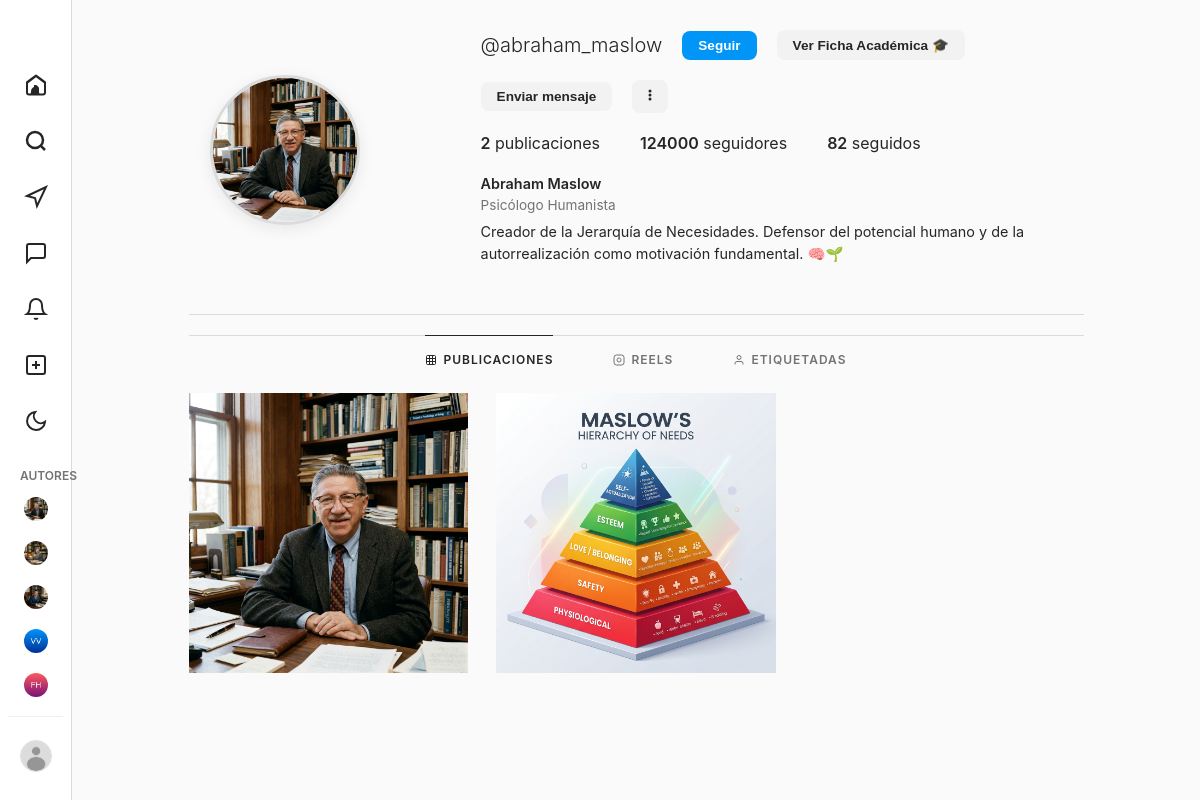
Screenshot of /p/abraham_maslow/ with the database file from the repository.
### authors/models.py (models this page shows, shortened)
class Author(models.Model):
    name = models.CharField(max_length=100)
    username = models.CharField(max_length=50, unique=True)
    profile_picture = models.ImageField(upload_to='profiles/', blank=True, null=True)
    occupation = models.CharField(max_length=100, blank=True)
    bio = models.TextField(blank=True)
    followers_count = models.IntegerField(default=0)
    following_count = models.IntegerField(default=0)
    birth_info = models.CharField(max_length=150, blank=True)
    death_info = models.CharField(max_length=150, blank=True)
    key_theories = models.TextField(blank=True)
    academic_background = models.TextField(blank=True)
    legacy = models.TextField(blank=True)
    nationality = models.CharField(max_length=100, blank=True)
    website = models.CharField(max_length=100, blank=True)

class Post(models.Model):
    author = models.ForeignKey(Author, on_delete=models.CASCADE, related_name='posts')
    image = models.ImageField(upload_to='posts/')
    caption = models.TextField(blank=True)
    created_at = models.DateTimeField(auto_now_add=True)
    likes_count = models.IntegerField(default=0)
    location = models.CharField(max_length=100, blank=True)

### authors/views.py (the view)
# urls.py: path('p/<str:username>/', views.profile_view, name='profile'),
def profile_view(request, username):
    author = get_object_or_404(Author, username=username)
    posts = author.posts.all().order_by('-created_at')
    authors = Author.objects.all()
    context = {
        'author': author,
        'posts': posts,
        'authors': authors,
    }
    return render(request, 'authors/profile.html', context)

### authors/templates/authors/profile.html (shortened to what this page needs)
{% extends 'authors/base.html' %}
{% load static %}
{% block content %}
<div class="profile-wrapper">
    <header class="profile-header">
        <div class="profile-pfp-container">
            <img src="{% if author.profile_picture %}{{ author.profile_picture.url }}{% else %}{% static 'img/default_avatar.png' %}{% endif %}" alt="{{ author.name }}" class="profile-pfp-img">
        </div>
        <div class="profile-info">
            <div class="profile-username-row">
                <h2 class="profile-user-name">@{{ author.username }}</h2>
                <button class="profile-action-btn btn-primary" id="profile-follow-btn" style="background-color: #0095f6; color: #fff;">Seguir</button>
                <button class="profile-action-btn" id="open-academic-btn">Ver Ficha Académica 🎓</button>
                <button class="profile-action-btn">Enviar mensaje</button>
                <button class="profile-action-btn" style="padding: 7px 10px;">
                    <svg viewBox="0 0 24 24" fill="currentColor" style="width: 16px; height: 16px;"><path d="M12 9.75A2.25 2.25 0 1 0 14.25 12 2.25 2.25 0 0 0 12 9.75Zm0-6A2.25 2.25 0 1 0 14.25 6 2.25 2.25 0 0 0 12 3.75Zm0 12A2.25 2.25 0 1 0 14.25 18 2.25 2.25 0 0 0 12 15.75Z"/></svg>
                </button>
            </div>
            <ul class="profile-stats">
                <li class="profile-stat-item"><span class="profile-stat-value">{{ posts.count }}</span> publicaciones</li>
                <li class="profile-stat-item"><span class="profile-stat-value">{{ author.followers_count|stringformat:"d" }}</span> seguidores</li>
                <li class="profile-stat-item"><span class="profile-stat-value">{{ author.following_count|stringformat:"d" }}</span> seguidos</li>
            </ul>
            <div class="profile-bio">
                <div class="profile-full-name">{{ author.name }}</div>
                <div class="profile-category">{{ author.occupation }}</div>
                <p style="margin: 6px 0;">{{ author.bio }}</p>
            </div>
        </div>
    </header>
    <div class="profile-tabs">
        <div class="profile-tab active">
            <svg viewBox="0 0 24 24" fill="none" stroke="currentColor" stroke-width="2"><rect x="3" y="3" width="18" height="18" rx="2" ry="2"/><line x1="3" y1="9" x2="21" y2="9"/><line x1="3" y1="15" x2="21" y2="15"/><line x1="9" y1="3" x2="9" y2="21"/><line x1="15" y1="3" x2="15" y2="21"/></svg>
            <span>PUBLICACIONES</span>
        </div>
        <div class="profile-tab">
            <svg viewBox="0 0 24 24" fill="none" stroke="currentColor" stroke-width="2"><rect x="2" y="2" width="20" height="20" rx="5" ry="5"/><path d="M16 11.37A4 4 0 1 1 12.63 8 4 4 0 0 1 16 11.37z"/><line x1="17.5" y1="6.5" x2="17.51" y2="6.5"/></svg>
            <span>REELS</span>
        </div>
        <div class="profile-tab">
            <svg viewBox="0 0 24 24" fill="none" stroke="currentColor" stroke-width="2"><path d="M20 21v-2a4 4 0 0 0-4-4H8a4 4 0 0 0-4 4v2"/><circle cx="12" cy="7" r="4"/></svg>
            <span>ETIQUETADAS</span>
        </div>
    </div>
    <div class="posts-grid">
        {% if posts %}
            {% for post in posts %}
                <div class="grid-post-card" data-post-id="{{ post.id }}">
                    <img src="{{ post.image.url }}" alt="Publicación" class="grid-post-image">
                </div>
            {% endfor %}
        {% else %}
            <div style="grid-column: span 3; text-align: center; padding: 60px 0; color: #737373;">
                <h3>No hay publicaciones aún</h3>
            </div>
        {% endif %}
    </div>
</div>
{% endblock %}

### authors/templates/authors/base.html (shortened to what this page needs)
{% load static %}
<!DOCTYPE html>
<html lang="es">
<head>
    <link rel="stylesheet" href="{% static 'authors/css/style.css' %}">
</head>
<body>
    <div class="app-container">
        <aside class="sidebar">
            <div class="logo-container">
            </div>
            <nav class="nav-links">
                <li>
                    <a href="{% url 'authors:feed' %}" class="nav-item {% if request.resolver_match.url_name == 'feed' %}active{% endif %}">
                    </a>
                </li>
                <li>
                    <div class="nav-item" id="search-nav-btn">
                        <svg viewBox="0 0 24 24" fill="none" stroke="currentColor" stroke-width="2.5"><path d="M19 11A8 8 0 113 11a8 8 0 0116 0zM21 21l-4.35-4.35"/></svg>
                    </div>
                </li>
                <li>
                    <div class="nav-item">
                        <svg viewBox="0 0 24 24" fill="none" stroke="currentColor" stroke-width="2"><polygon points="3 11 22 2 13 21 11 13 3 11"/></svg>
                    </div>
                </li>
                <li>
                    <div class="nav-item">
                        <svg viewBox="0 0 24 24" fill="none" stroke="currentColor" stroke-width="2"><path d="M21 15a2 2 0 0 1-2 2H7l-4 4V5a2 2 0 0 1 2-2h14a2 2 0 0 1 2 2z"/></svg>
                    </div>
                </li>
                <li>
                    <div class="nav-item">
                        <svg viewBox="0 0 24 24" fill="none" stroke="currentColor" stroke-width="2"><path d="M18 8A6 6 0 0 0 6 8c0 7-3 9-3 9h18s-3-2-3-9M13.73 21a2 2 0 0 1-3.46 0"/></svg>
                    </div>
                </li>
                <li>
                    <div class="nav-item">
                        <svg viewBox="0 0 24 24" fill="none" stroke="currentColor" stroke-width="2"><rect x="3" y="3" width="18" height="18" rx="2" ry="2"/><line x1="12" y1="8" x2="12" y2="16"/><line x1="8" y1="12" x2="16" y2="12"/></svg>
                    </div>
                </li>
                <li>
                    <div class="nav-item" id="theme-toggle-btn">
                        <svg viewBox="0 0 24 24" fill="none" stroke="currentColor" stroke-width="2" class="theme-icon-moon"><path d="M21 12.79A9 9 0 1 1 11.21 3 7 7 0 0 0 21 12.79z"/></svg>
                    </div>
                </li>
                <li style="margin-top: 15px; font-size: 0.75rem; color: #737373; padding: 0 12px; font-weight: 600;">AUTORES</li>
                {% for aut in authors %}
                <li>
                    <a href="{% url 'authors:profile' aut.username %}" class="nav-item {% if author.username == aut.username %}active{% endif %}" style="padding: 6px 12px; gap: 10px;">
                        <img src="{% if aut.profile_picture %}{{ aut.profile_picture.url }}{% else %}{% static 'img/default_avatar.png' %}{% endif %}" alt="" style="width: 24px; height: 24px; border-radius: 50%; object-fit: cover;">
                    </a>
                </li>
                {% endfor %}
            </nav>
            <div class="sidebar-footer">
                <div class="active-user-trigger" id="active-user-trigger">
                    <img src="{% static 'img/default_avatar.png' %}" alt="" class="active-user-avatar">
                </div>
            </div>
        </aside>
        <main class="main-content">
            {% block content %}{% endblock %}
        </main>
    </div>
</body>
</html>

### rows the page displays
Author: profile_picture (picture), username "abraham_maslow", followers_count "124000", following_count "82", name "Abraham Maslow", occupation "Psicólogo Humanista", bio "Creador de la Jerarquía de Necesidades. Defensor del potencial humano y de la autorrealización como motivación fundamental. 🧠🌱"
Author: profile_picture (picture)
Author: profile_picture (picture)
Author: profile_picture (picture)
Author: profile_picture (picture)
Post: image (picture)
Post: image (picture)

### other values shown
{{ posts.count }} "2"
